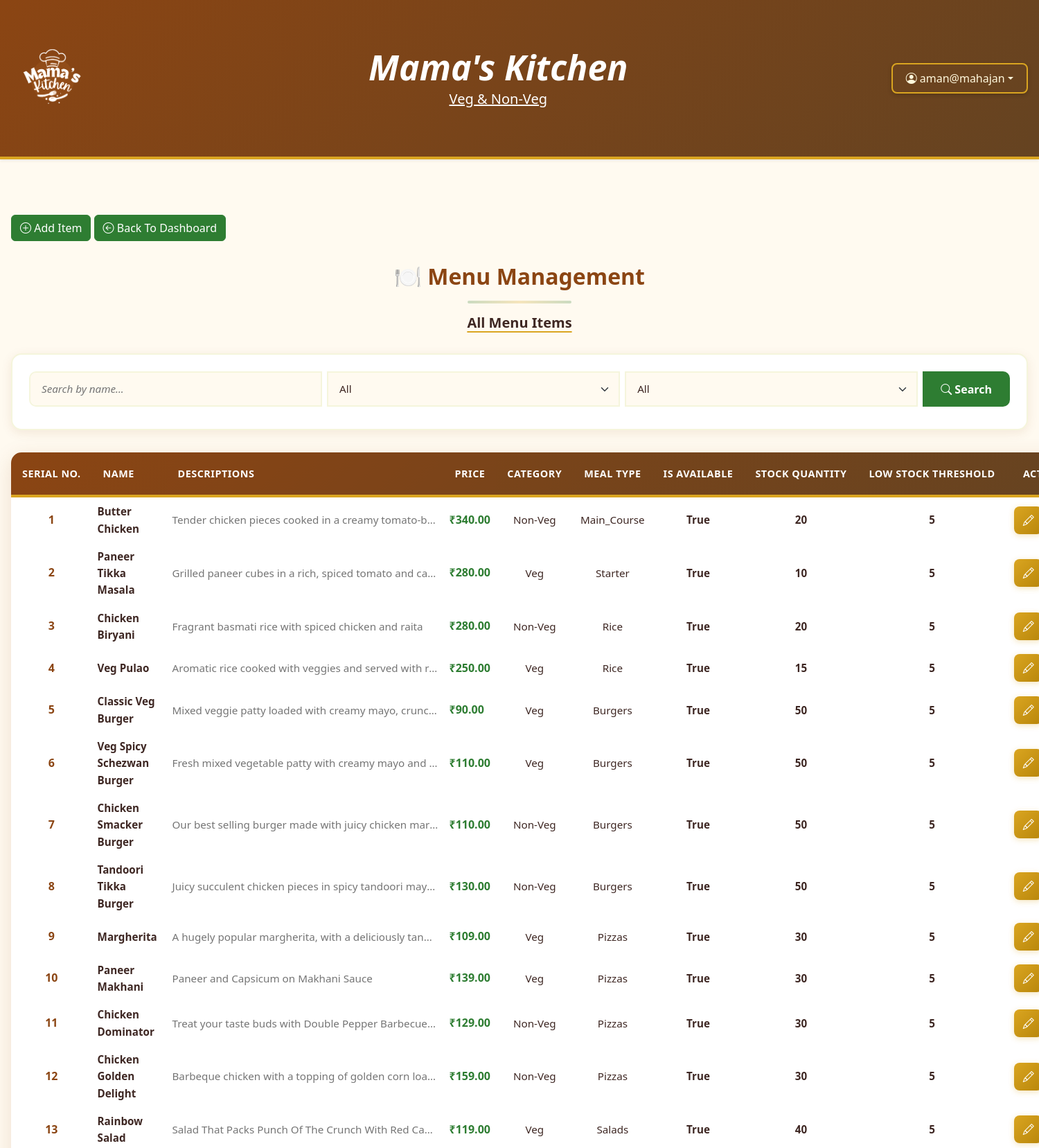
Page /adminpanel/menu/ (signed in, upper part) on the committed database.
### common/models.py (models this page shows, shortened)
class MenuItem(models.Model):
    CATEGORY_CHOICES = (
        ('Veg', 'Vegetarian'),
        ('Non-Veg', 'Non-Vegetarian'),
    )
    MEAL_TYPE_CHOICES = (
        ('burgers', 'Burgers'),
        ('pizzas', 'Pizzas'),
        ('salads', 'Salads'),
        ('breakfast', 'Breakfast'),
        ('starter', 'Starter'),
        ('soup', 'Soup'),
        ('main_course', 'Main Course'),
        ('rice', 'Rice'),
        ('noodles', 'Noodles'),
        ('dessert', 'Dessert'),
        ('juices', 'Juices'),
        ('beverage', 'Beverage'),
    )
    name = models.CharField(max_length=100)
    description = models.TextField(blank=True)
    price = models.DecimalField(max_digits=6, decimal_places=2)
    is_available = models.BooleanField(default=True)
    category = models.CharField(max_length=100, choices=CATEGORY_CHOICES,default="Veg")
    stock_quantity = models.IntegerField(default=0)
    low_stock_threshold = models.IntegerField(default=5)
    meal_type = models.CharField(max_length=50, choices=MEAL_TYPE_CHOICES, default='main_course')

### adminpanel/views.py (the view)
# urls.py: path('menu/', views.menu_management, name='menu_management'),
@login_required
def menu_management(request):
    query = request.GET.get('q')
    category = request.GET.get('category')
    meal_type = request.GET.get('meal_type')
    items = MenuItem.objects.all()
    if query:
        items = items.filter(name__icontains=query)
    if category:
        items = items.filter(category__iexact=category)  # assuming field name is 'category'
    if meal_type:
        items = items.filter(meal_type__iexact=meal_type)  # assuming field name is 'meal_type'
    return render(request, 'adminpanel/menu_management.html', {
        'items': items,
        'query': query,
        'category': category,
        'meal_type': meal_type,
    })

### templates/adminpanel/menu_management.html (shortened to what this page needs)
{% extends 'base.html' %}
{% block content %}
<div class="container-fluid mt-5">
  <a href="{% url 'add_menu_item' %}" class="btn btn-success"><i class="bi bi-plus-circle"></i> Add Item</a>
  <a href="{% url 'admin_dashboard' %}" class="btn btn-success"><i class="bi bi-arrow-left-circle"></i> Back To
    Dashboard</a>
  <div class="text-center">
    <h3>🍽️ Menu Management</h3>
    <hr>
    <h5><u>All Menu Items</u></h5>
  </div>
  <form method="get" class="mb-3">
    <div class="input-group mb-2">
      <input type="text" name="q" class="form-control" placeholder="Search by name..." value="{{ query|default:'' }}">
      <select name="category" class="form-select">
        <option value="" {% if not category %}selected{% endif %}>All</option>
      </select>
      <select name="meal_type" class="form-select">
        <option value="" {% if not meal_type %}selected{% endif %}>All</option>
      </select>
      <button type="submit" class="btn btn-outline-primary"><i class="bi bi-search"></i> Search</button>
    </div>
  </form>
  <table class="admin-table">
    <thead>
      <tr>
        <th>Serial No.</th>
        <th>Name</th>
        <th>Descriptions</th>
        <th>Price</th>
        <th>Category</th>
        <th>Meal Type</th>
        <th>Is Available</th>
        <th>Stock Quantity</th>
        <th>Low Stock Threshold</th>
        <th>Actions</th>
      </tr>
    </thead>
    <tbody>
      {% for item in items %}
      <tr>
        <td>{{ forloop.counter }}</td>
        <td>{{ item.name|title }}</td>
        <td>{{ item.description }}</td>
        <td>₹{{ item.price }}</td>
        <td>{{ item.category }}</td>
        <td>{{ item.meal_type|title }}</td>
        <td>{{ item.is_available }}</td>
        <td>{{ item.stock_quantity }}</td>
        <td>{{ item.low_stock_threshold }}</td>
        <td>
          <a href="{% url 'edit_menu_item' item.id %}" class="btn btn-sm btn-warning"><i class="bi bi-pencil"></i></a>
        </td>
      </tr>
      {% endfor %}
    </tbody>
  </table>
</div>
{% endblock %}

### templates/base.html (shortened to what this page needs)
{% load static %}
<!DOCTYPE html>
<html lang="en">
<head>
    <link href="https://cdn.jsdelivr.net/npm/bootstrap@5.3.8/dist/css/bootstrap.min.css" rel="stylesheet"
>
    <link rel="stylesheet" href="https://cdn.jsdelivr.net/npm/bootstrap-icons@1.13.1/font/bootstrap-icons.min.css">
    <link rel="stylesheet" href="{% static 'css/base.css' %}">
</head>
<body>
    <nav class="navbar navbar-expand-lg shadow-sm">
        <div class="container-fluid d-flex justify-content-between align-items-center">
            <div class="d-flex align-items-center">
                {% if user.is_authenticated %}
                <a class="navbar-brand" href="{% url 'login' %}">
                    <img src="{% static 'images/output-onlinepngtools.png' %}" alt="Logo" width="120">
                </a>
                {% else %}
                <img src="{% static 'images/output-onlinepngtools.png' %}" alt="Logo" width="120">
                <!-- <a class="navbar-brand" href="{% url 'customer_register' %}">
            </a> -->
                {% endif %}
            </div>
            <div class="text-center flex-grow-1">
                <h5 class="mb-0 fw-bold" style="color: white; font-size: 50px; font-style: italic;">Mama's Kitchen</h5>
                <small class="text-white" style="font-size: 20px;"><u>Veg & Non-Veg</u></small>
            </div>
            <div class="d-flex align-items-center">
                <div class="collapse navbar-collapse justify-content-end" id="mainNavbar">
                    {% if user.is_authenticated %}
                    <div class="dropdown">
                        <button class="btn dropdown-toggle d-flex align-items-center" type="button" id="userDropdown"
                            data-bs-toggle="dropdown" aria-expanded="false">
                            <i class="bi bi-person-circle me-1"></i> {{ user.username }}
                        </button>
                    </div>
                    {% else %}
                    <div class="register d-flex">
                        <a href="{% url 'login' %}" class="btn">
                            <i class="bi bi-box-arrow-in-right"></i> Staff Login
                        </a>
                    </div>
                    {% endif %}
                </div>
            </div>
        </div>
    </nav>
    {% block content %}
    {% endblock content %}
</body>
</html>

### rows in the picture
MenuItem: name "Butter Chicken", description "Tender chicken pieces cooked in a creamy tomato-b…", price "340.00", category "Non-Veg", meal_type "Main_Course", is_available "True", stock_quantity "20", low_stock_threshold "5"
MenuItem: name "Paneer Tikka Masala", description "Grilled paneer cubes in a rich, spiced tomato and ca…", price "280.00", category "Veg", meal_type "Starter", is_available "True", stock_quantity "10", low_stock_threshold "5"
MenuItem: name "Chicken Biryani", description "Fragrant basmati rice with spiced chicken and raita", price "280.00", category "Non-Veg", meal_type "Rice", is_available "True", stock_quantity "20", low_stock_threshold "5"
MenuItem: name "Veg Pulao", description "Aromatic rice cooked with veggies and served with r…", price "250.00", category "Veg", meal_type "Rice", is_available "True", stock_quantity "15", low_stock_threshold "5"
MenuItem: name "Classic Veg Burger", description "Mixed veggie patty loaded with creamy mayo, crunc…", price "90.00", category "Veg", meal_type "Burgers", is_available "True", stock_quantity "50", low_stock_threshold "5"
MenuItem: name "Veg Spicy Schezwan Burger", description "Fresh mixed vegetable patty with creamy mayo and…", price "110.00", category "Veg", meal_type "Burgers", is_available "True", stock_quantity "50", low_stock_threshold "5"
MenuItem: name "Chicken Smacker Burger", description "Our best selling burger made with juicy chicken mar…", price "110.00", category "Non-Veg", meal_type "Burgers", is_available "True", stock_quantity "50", low_stock_threshold "5"
MenuItem: name "Tandoori Tikka Burger", description "Juicy succulent chicken pieces in spicy tandoori may…", price "130.00", category "Non-Veg", meal_type "Burgers", is_available "True", stock_quantity "50", low_stock_threshold "5"
MenuItem: name "Margherita", description "A hugely popular margherita, with a deliciously tan…", price "109.00", category "Veg", meal_type "Pizzas", is_available "True", stock_quantity "30", low_stock_threshold "5"
MenuItem: name "Paneer Makhani", description "Paneer and Capsicum on Makhani Sauce", price "139.00", category "Veg", meal_type "Pizzas", is_available "True", stock_quantity "30", low_stock_threshold "5"
MenuItem: name "Chicken Dominator", description "Treat your taste buds with Double Pepper Barbecue…", price "129.00", category "Non-Veg", meal_type "Pizzas", is_available "True", stock_quantity "30", low_stock_threshold "5"
MenuItem: name "Chicken Golden Delight", description "Barbeque chicken with a topping of golden corn loa…", price "159.00", category "Non-Veg", meal_type "Pizzas", is_available "True", stock_quantity "30", low_stock_threshold "5"
MenuItem: name "Rainbow Salad", description "Salad That Packs Punch Of The Crunch With Red Ca…", price "119.00", category "Veg", meal_type "Salads", is_available "True", stock_quantity "40", low_stock_threshold "5"

### other values in the picture
{{ user.username }} "aman@mahajan"
